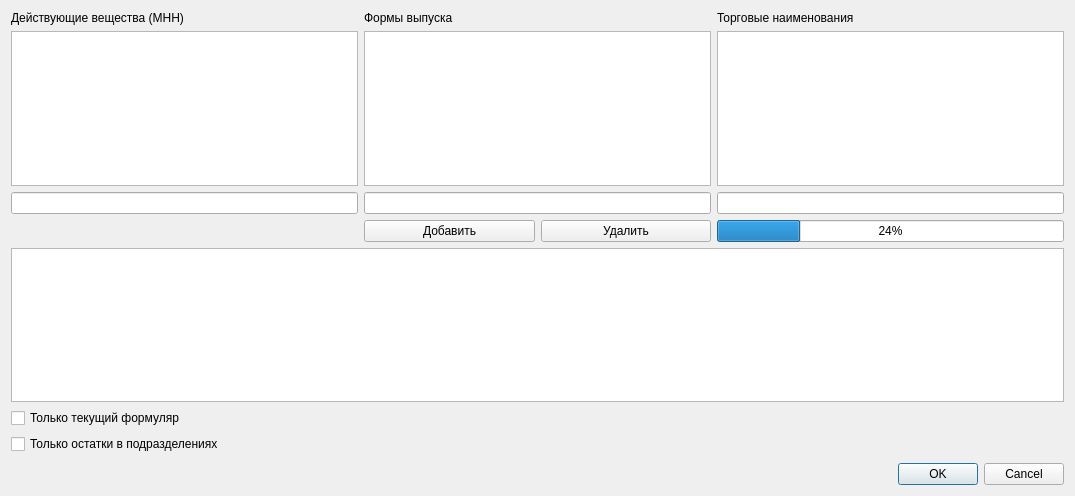
<?xml version="1.0" encoding="UTF-8"?>
<ui version="4.0">
 <class>AddDestinationDialog</class>
 <widget class="QDialog" name="AddDestinationDialog">
  <property name="geometry">
   <rect>
    <x>0</x>
    <y>0</y>
    <width>1075</width>
    <height>496</height>
   </rect>
  </property>
  <property name="windowTitle">
   <string>Добавить препарат</string>
  </property>
  <layout class="QGridLayout" name="gridLayout">
   <item row="4" column="0" colspan="3">
    <widget class="QTableView" name="tblSelectedDrugs">
     <attribute name="horizontalHeaderVisible">
      <bool>false</bool>
     </attribute>
     <attribute name="verticalHeaderVisible">
      <bool>false</bool>
     </attribute>
    </widget>
   </item>
   <item row="1" column="1">
    <widget class="QTableView" name="tblIssueForm">
     <attribute name="horizontalHeaderVisible">
      <bool>false</bool>
     </attribute>
     <attribute name="verticalHeaderVisible">
      <bool>false</bool>
     </attribute>
    </widget>
   </item>
   <item row="1" column="0">
    <widget class="QTableView" name="tblMNN">
     <attribute name="horizontalHeaderVisible">
      <bool>false</bool>
     </attribute>
     <attribute name="verticalHeaderVisible">
      <bool>false</bool>
     </attribute>
    </widget>
   </item>
   <item row="1" column="2">
    <widget class="QTableView" name="tblTradeName">
     <attribute name="horizontalHeaderVisible">
      <bool>false</bool>
     </attribute>
     <attribute name="verticalHeaderVisible">
      <bool>false</bool>
     </attribute>
    </widget>
   </item>
   <item row="2" column="0">
    <widget class="QLineEdit" name="edtMNN"/>
   </item>
   <item row="2" column="1">
    <widget class="QLineEdit" name="edtIssueForm"/>
   </item>
   <item row="2" column="2">
    <widget class="QLineEdit" name="edtTradeName"/>
   </item>
   <item row="6" column="0" colspan="3">
    <widget class="QCheckBox" name="chkCurrentFormulary">
     <property name="acceptDrops">
      <bool>false</bool>
     </property>
     <property name="text">
      <string>Только текущий формуляр</string>
     </property>
    </widget>
   </item>
   <item row="9" column="0">
    <spacer name="verticalSpacer">
     <property name="orientation">
      <enum>Qt::Vertical</enum>
     </property>
     <property name="sizeHint" stdset="0">
      <size>
       <width>20</width>
       <height>40</height>
      </size>
     </property>
    </spacer>
   </item>
   <item row="10" column="0" colspan="3">
    <widget class="QDialogButtonBox" name="buttonBox">
     <property name="orientation">
      <enum>Qt::Horizontal</enum>
     </property>
     <property name="standardButtons">
      <set>QDialogButtonBox::Cancel|QDialogButtonBox::Ok</set>
     </property>
    </widget>
   </item>
   <item row="3" column="1">
    <layout class="QHBoxLayout" name="horizontalLayout">
     <item>
      <widget class="QPushButton" name="btnAdd">
       <property name="text">
        <string>Добавить</string>
       </property>
      </widget>
     </item>
     <item>
      <widget class="QPushButton" name="btnDelete">
       <property name="text">
        <string>Удалить</string>
       </property>
      </widget>
     </item>
    </layout>
   </item>
   <item row="0" column="0">
    <widget class="QLabel" name="lblMnn">
     <property name="text">
      <string>Действующие вещества (МНН)</string>
     </property>
    </widget>
   </item>
   <item row="0" column="1">
    <widget class="QLabel" name="lblIssueForm">
     <property name="text">
      <string>Формы выпуска</string>
     </property>
    </widget>
   </item>
   <item row="0" column="2">
    <widget class="QLabel" name="lblTradeName">
     <property name="text">
      <string>Торговые наименования</string>
     </property>
    </widget>
   </item>
   <item row="7" column="0">
    <widget class="QCheckBox" name="chkOrgStructureStock">
     <property name="text">
      <string>Только остатки в подразделениях</string>
     </property>
    </widget>
   </item>
   <item row="3" column="2">
    <widget class="QProgressBar" name="prbLoad">
     <property name="value">
      <number>24</number>
     </property>
    </widget>
   </item>
  </layout>
 </widget>
 <resources/>
 <connections>
  <connection>
   <sender>buttonBox</sender>
   <signal>accepted()</signal>
   <receiver>AddDestinationDialog</receiver>
   <slot>accept()</slot>
   <hints>
    <hint type="sourcelabel">
     <x>227</x>
     <y>478</y>
    </hint>
    <hint type="destinationlabel">
     <x>157</x>
     <y>274</y>
    </hint>
   </hints>
  </connection>
  <connection>
   <sender>buttonBox</sender>
   <signal>rejected()</signal>
   <receiver>AddDestinationDialog</receiver>
   <slot>reject()</slot>
   <hints>
    <hint type="sourcelabel">
     <x>295</x>
     <y>484</y>
    </hint>
    <hint type="destinationlabel">
     <x>286</x>
     <y>274</y>
    </hint>
   </hints>
  </connection>
 </connections>
</ui>
